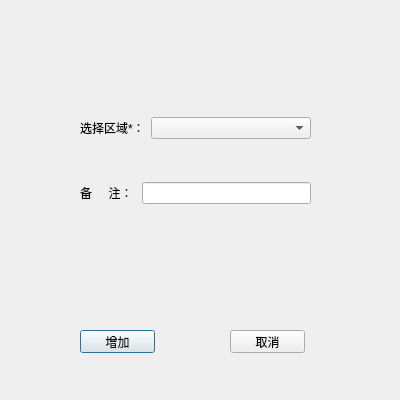
<?xml version="1.0" encoding="UTF-8"?>
<ui version="4.0">
 <class>AddAdminDialog</class>
 <widget class="QDialog" name="AddAdminDialog">
  <property name="geometry">
   <rect>
    <x>0</x>
    <y>0</y>
    <width>400</width>
    <height>400</height>
   </rect>
  </property>
  <property name="minimumSize">
   <size>
    <width>400</width>
    <height>400</height>
   </size>
  </property>
  <property name="maximumSize">
   <size>
    <width>400</width>
    <height>400</height>
   </size>
  </property>
  <property name="contextMenuPolicy">
   <enum>Qt::DefaultContextMenu</enum>
  </property>
  <property name="windowTitle">
   <string>增加行政区</string>
  </property>
  <widget class="QPushButton" name="ptnAdd">
   <property name="geometry">
    <rect>
     <x>80</x>
     <y>330</y>
     <width>75</width>
     <height>23</height>
    </rect>
   </property>
   <property name="text">
    <string>增加</string>
   </property>
  </widget>
  <widget class="QPushButton" name="ptnCancel">
   <property name="geometry">
    <rect>
     <x>230</x>
     <y>330</y>
     <width>75</width>
     <height>23</height>
    </rect>
   </property>
   <property name="text">
    <string>取消</string>
   </property>
  </widget>
  <widget class="QWidget" name="layoutWidget">
   <property name="geometry">
    <rect>
     <x>80</x>
     <y>80</y>
     <width>231</width>
     <height>161</height>
    </rect>
   </property>
   <layout class="QVBoxLayout" name="verticalLayout">
    <item>
     <layout class="QHBoxLayout" name="horizontalLayout" stretch="1,3">
      <item>
       <widget class="QLabel" name="label_2">
        <property name="text">
         <string>选择区域*：</string>
        </property>
       </widget>
      </item>
      <item>
       <widget class="QComboBox" name="cmbAdmin"/>
      </item>
     </layout>
    </item>
    <item>
     <layout class="QHBoxLayout" name="horizontalLayout_4" stretch="1,3">
      <item>
       <widget class="QLabel" name="label_3">
        <property name="text">
         <string>备     注：</string>
        </property>
       </widget>
      </item>
      <item>
       <widget class="QLineEdit" name="edtAdminComments"/>
      </item>
     </layout>
    </item>
   </layout>
  </widget>
 </widget>
 <resources/>
 <connections/>
</ui>
